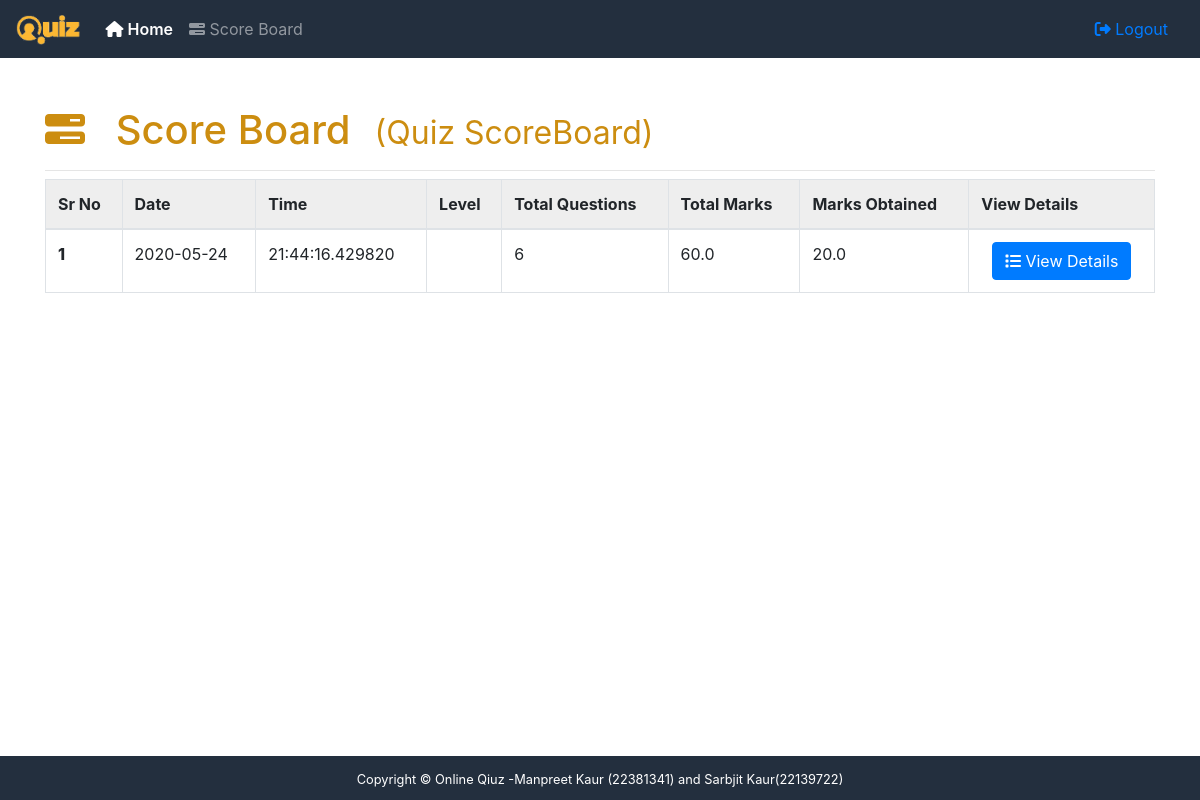
Before: /scoreboard (signed in) with the older database file.
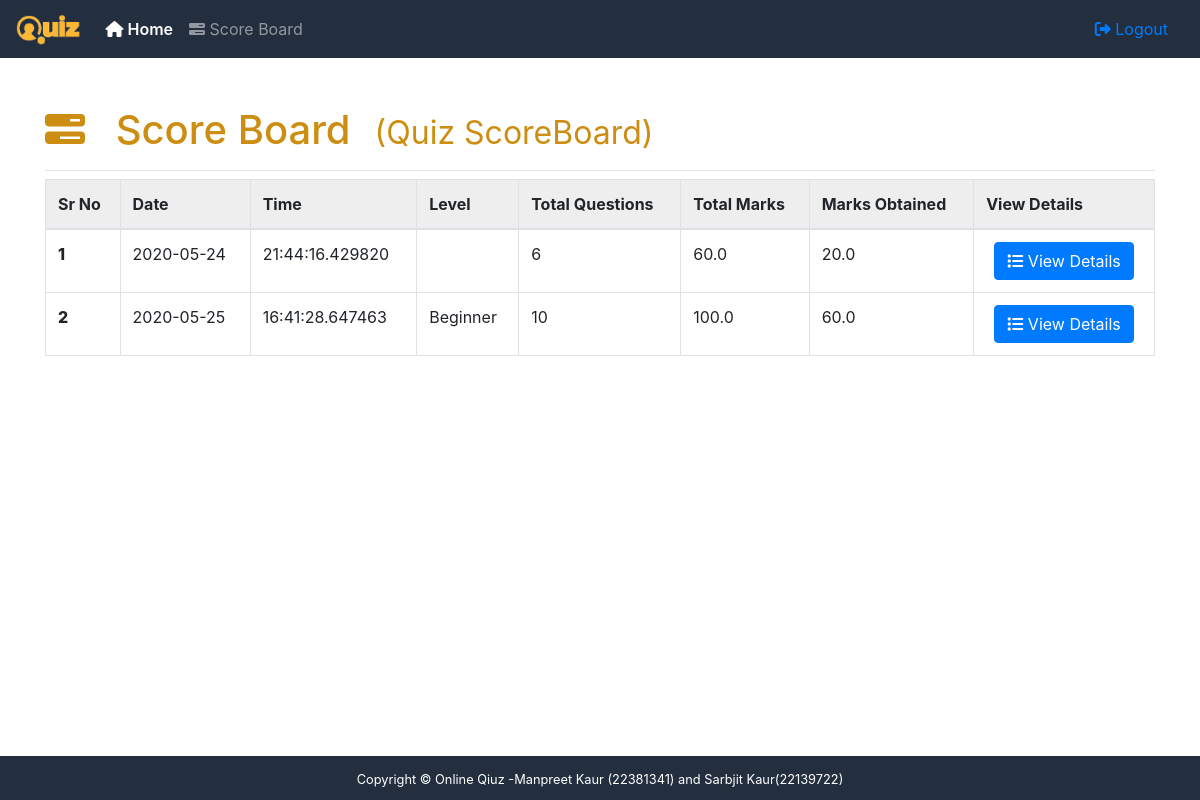
After: the same page with the newer database file.
### app/user/models.py (models this page shows, shortened)
class UserScoreBoard(db.Model):
    id = db.Column(db.Integer, primary_key=True)
    user_id = db.Column(db.Integer, db.ForeignKey('user.id'),
                        nullable=False)
    user = db.relationship("User", foreign_keys=user_id)
    test_time = db.Column(db.TIMESTAMP, nullable=False)
    level_id = db.Column(db.Integer, db.ForeignKey('level.id'),
                         nullable=True)
    level = db.relationship("Level", foreign_keys=level_id)
    @property
    def get_test_date(self):
        return str(self.test_time.date())
    @property
    def get_test_time(self):
        return str(self.test_time.time())
    @property
    def get_scoreboard_details(self):
        return ScoreBoardDetail.query.filter(ScoreBoardDetail.scoreboard_id == self.id)
    @property
    def total_questions(self):
        return self.get_scoreboard_details.count()
    @property
    def total_marks(self):
        total = 0
        for i in self.get_scoreboard_details.all():
            try:
                total += float(i.total_marks)
            except:
                total += 0
        return total
    @property
    def obtained_marks(self):
        total = 0
        for i in self.get_scoreboard_details.all():
            try:
                total += float(i.obtained_marks)
            except:
                total+= 0
        return total

class ScoreBoardDetail(db.Model):
    id = db.Column(db.Integer, primary_key=True)
    scoreboard_id = db.Column(db.Integer, db.ForeignKey('user_score_board.id'),
                              nullable=False)
    level = db.Column(db.Text, nullable=False)
    question_type = db.Column(db.Enum(ScoreBoardQuestionType), nullable=False)
    total_marks = db.Column(db.Integer, nullable=False)
    obtained_marks = db.Column(db.Integer, nullable=True)
    feedback = db.Column(db.Text,nullable=True,default="")

### app/admin/models.py (models this page shows, shortened)
class Level(db.Model):
    id = db.Column(db.Integer, primary_key=True)
    name = db.Column(db.String(120), unique=True, nullable=False)
    image = db.Column(db.String(120), unique=False, nullable=False)
    priority = db.Column(db.Integer, unique=True, nullable=False)

### app/user/controller.py (the view)
@user_routes.route('/scoreboard')
@login_required
def scoreboard():
    scoreboard_ = UserScoreBoard.query.filter(
        UserScoreBoard.user_id == json.loads(session['quizuser'])['user_id']).all()
    return render_template("user/scoreboard.html", scoreboard=scoreboard_)

### app/user/__init__.py (called while the page is built)
def login_required(f):
    @wraps(f)
    def wrap(*args, **kwargs):
        if 'quizuser' in session:
            return f(*args, **kwargs)
        else:
            flash("You need to login first","danger")
            return redirect(url_for('user.login_page'))
    return wrap

### app/user/controller.py (called while the page is built)
@user_routes.before_request
def check_for_level():
    if request.endpoint == "user.user_quiz":
        level = Level.query.filter(Level.id == request.view_args['id_']).first()
        score_boards = UserScoreBoard.query.filter(
            UserScoreBoard.user_id == json.loads(session['quizuser'])['user_id']).order_by(-UserScoreBoard.level_id)

@user_routes.after_request
def after_request(response):
    response.headers["Cache-Control"] = "no-cache, no-store, must-revalidate"
    return response

### app/templates/user/scoreboard.html
{% extends 'user/base.html' %}
{% block content %}
<div class="container">
    <div class="table-responsive">
        <h1 class="mt-5"><i class="fa fa-tasks"></i> Score Board<small class="ml-4">(Quiz ScoreBoard)</small></h1>
        <hr class="mb-2"/>
        <table class="table table-bordered">
            <thead>
                <tr>
                    <th>Sr No</th>
                    <th>Date</th>
                    <th>Time</th>
                    <th>Level</th>
                    <th>Total Questions</th>
                    <th>Total Marks</th>
                    <th>Marks Obtained</th>
                    <th>View Details</th>
                </tr>
            </thead>
            <tbody>
                {% for board in scoreboard %}
                    <tr>
                        <td>{{ loop.index }}</td>
                        <td>{{ board.get_test_date }}</td>
                        <td>{{ board.get_test_time }}</td>
                        <td>{{ board.level.name }}</td>
                        <td>{{ board.total_questions }}</td>
                        <td>{{ board.total_marks }}</td>
                        <td>{{ board.obtained_marks }}</td>
                        <td>
                            <a href="{{ url_for('user.scoreboard_detail',id_=board.id) }}">
                            <button class="btn btn-primary"><i class="fa fa-list"></i> View Details</button>
                            </a>
                        </td>
                    </tr>
                {% endfor %}
            </tbody>
        </table>
    </div>
</div>
{% endblock %}

Changed rows visible on the page:
added UserScoreBoard: get_test_date "2020-05-25", get_test_time "16:41:28.647463", level.name "Beginner", total_questions "10", total_marks "100.0", obtained_marks "60.0"
